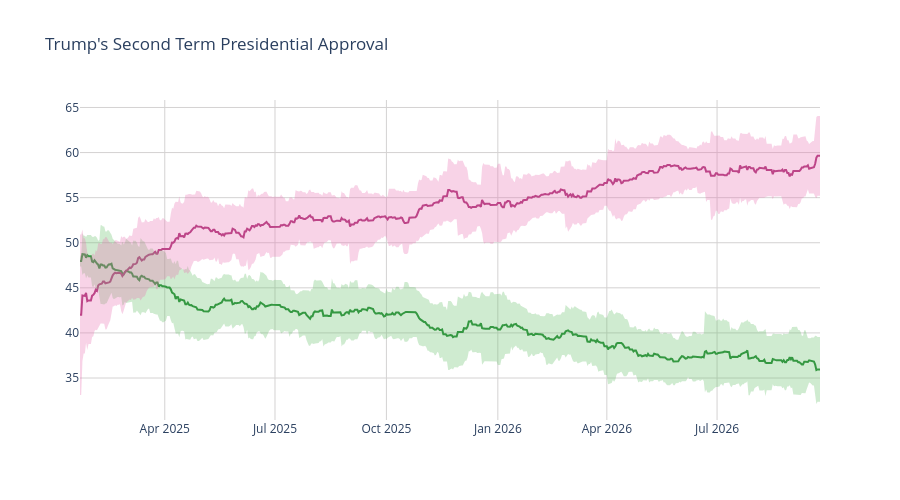

The cell this chart's notebook holds for it:
### Code cell
disappr_ci_hex = "#e86eaf"
appr_ci_hex = "#60be65"
disappr_ci_rgba = "rgba(232, 110, 175, 0.3)"
appr_ci_rgba = "rgba(96, 190, 101, 0.3)"
grid_col = "#d4d2d2"


# Approve
fig = go.Figure(go.Scatter(
    x=pres['end_date'],
    y=pres['approve'],
    hovertemplate="%{y:.2f}%",
    name="<b>Approve</b>",
    line=dict(color="#228833"),
    showlegend=False
))

# Disapprove
fig.add_trace(go.Scatter(
    x=pres['end_date'],
    y=pres['disapprove'],
    hovertemplate="%{y:.2f}%",
    name="<b>Disapprove</b>",
    line=dict(color="#aa3377"),
    showlegend=False
    )
)

# Approve CI
fig.add_traces([

    # Upper bound
    go.Scatter(
        x=pres['end_date'],
        y=pres['approve_upper_ci'],
        marker=dict(color=appr_ci_hex),
        line=dict(width=0),
        mode='lines',
        showlegend=False,
        hoverinfo="skip"
    ),

    # Lower bound
    go.Scatter(
        x=pres['end_date'],
        y=pres['approve_lower_ci'],
        marker=dict(color=appr_ci_hex),
        line=dict(width=0),
        mode='lines',
        fillcolor=appr_ci_rgba,
        fill="tonexty",
        showlegend=False,
        hoverinfo="skip"
    )
])

# Disapprove CI
fig.add_traces([

    # Upper bound
    go.Scatter(
        x=pres['end_date'],
        y=pres['disapprove_upper_ci'],
        marker=dict(color=disappr_ci_hex),
        line=dict(width=0),
        mode='lines',
        showlegend=False,
        hoverinfo="skip"
    ),

    # Lower bound
    go.Scatter(
        x=pres['end_date'],
        y=pres['disapprove_lower_ci'],
        marker=dict(color=disappr_ci_hex),
        line=dict(width=0),
        mode='lines',
        fillcolor=disappr_ci_rgba,
        fill="tonexty",
        showlegend=False,
        hoverinfo="skip"
    )
])

fig.update_layout(
    title=dict(text="Trump's Second Term Presidential Approval"),
    hovermode="x"
)

fig.update_xaxes(gridcolor=grid_col)
fig.update_yaxes(gridcolor=grid_col)

fig.update_layout(hovermode="x", hoverlabel_align="right", plot_bgcolor="rgba(0, 0, 0, 0)", height=500)
fig.show()

### Figure 1 — Plotly figure (JSON) as saved in the notebook; plotly's stock layout.template omitted (floating-point values rounded to 4 significant figures; data arrays with more than 128 entries replaced by an {"elided": "..."} marker saying what was removed)
{"data": [{"hovertemplate": "%{y:.2f}%", "line": {"color": "#228833"}, "name": "<b>Approve</b>", "showlegend": false, "type": "scatter", "x": {"elided": "612 str values"}, "y": {"elided": "612 float values"}}, {"hovertemplate": "%{y:.2f}%", "line": {"color": "#aa3377"}, "name": "<b>Disapprove</b>", "showlegend": false, "type": "scatter", "x": {"elided": "612 str values"}, "y": {"elided": "612 float values"}}, {"hoverinfo": "skip", "line": {"width": 0}, "marker": {"color": "#60be65"}, "mode": "lines", "showlegend": false, "type": "scatter", "x": {"elided": "612 str values"}, "y": {"elided": "612 float values"}}, {"fill": "tonexty", "fillcolor": "rgba(96, 190, 101, 0.3)", "hoverinfo": "skip", "line": {"width": 0}, "marker": {"color": "#60be65"}, "mode": "lines", "showlegend": false, "type": "scatter", "x": {"elided": "612 str values"}, "y": {"elided": "612 float values"}}, {"hoverinfo": "skip", "line": {"width": 0}, "marker": {"color": "#e86eaf"}, "mode": "lines", "showlegend": false, "type": "scatter", "x": {"elided": "612 str values"}, "y": {"elided": "612 float values"}}, {"fill": "tonexty", "fillcolor": "rgba(232, 110, 175, 0.3)", "hoverinfo": "skip", "line": {"width": 0}, "marker": {"color": "#e86eaf"}, "mode": "lines", "showlegend": false, "type": "scatter", "x": {"elided": "612 str values"}, "y": {"elided": "612 float values"}}], "layout": {"height": 500, "hoverlabel": {"align": "right"}, "hovermode": "x", "plot_bgcolor": "rgba(0, 0, 0, 0)", "title": {"text": "Trump's Second Term Presidential Approval"}, "xaxis": {"gridcolor": "#d4d2d2"}, "yaxis": {"gridcolor": "#d4d2d2"}}}
